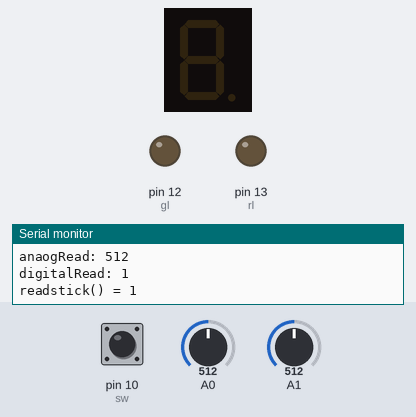
Simulated run of this sketch. Board: Arduino Uno, built with avr-gcc and run on an emulated ATmega328P. Shown: 1-digit seven-segment display, output pins drawn as LEDs (lit = HIGH), the last lines printed to the serial monitor. Wiring (inferred from the names in the program): 1-digit 7-segment display, segments lit when HIGH: segments pin 3, pin 2, pin 4, pin 5, pin 6, pin 7, pin 8, pin 9. Inputs (shaded band) come from the test bench; at power-on: pin 10 (sw) HIGH, A0 = 512, A1 = 512. The segment pins are drawn as the display they are named for; pins used as bus, display or sensor lines are not drawn.

Above: at 1.2 s.
1.3 s: pin 10 (sw) pulled LOW for 1 s
At 1.9 s:
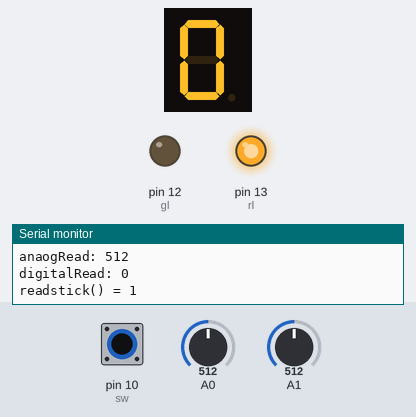
At 2.9 s:
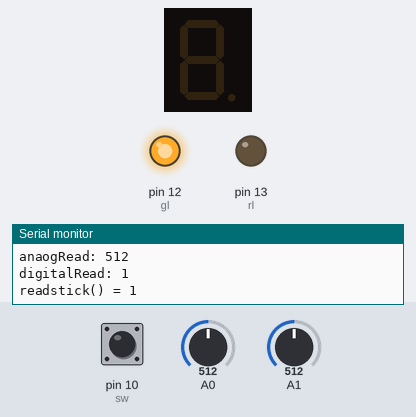
Timing chart, 0 to 9.8 s (numbered marks = the images above; inputs shaded):
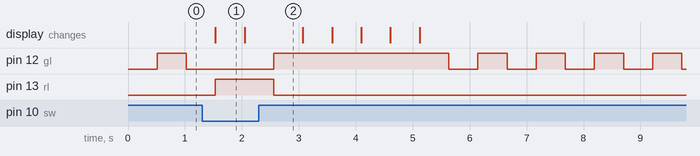

The sketch:

Lab6.ino
```cpp
#include "Timer.h"

int a = 3;
int b = 2;
int c = 4;
int d = 5;
int e = 6;
int f = 7;
int g = 8;
int dp = 9;
int sw = 10;
int gl = 12;
int rl = 13;
int xDirect = 0;
int yDirect = 0;
int motionFlag = 0; // Flag to indicate motion detection
int LEDS[7] {a, b, c, d, e, f, g};
int nums[11][7] {
  {1, 1, 1, 1, 1, 1, 0}, //0
  {0, 1, 1, 0, 0, 0, 0}, //1
  {1, 1, 0, 1, 1, 0, 1}, //2
  {1, 1, 1, 1, 0, 0, 1}, //3
  {0, 1, 1, 0, 0, 1, 1}, //4
  {1, 0, 1, 1, 0, 1, 1}, //5
  {1, 0, 1, 1, 1, 1, 1}, //6
  {1, 1, 1, 0, 0, 0, 0}, //7
  {1, 1, 1, 1, 1, 1, 1}, //8
  {1, 1, 1, 1, 0, 1, 1}, //9
  {0, 0, 0, 0, 0, 0, 0}, //off
};

void outNum(int x) { //outputs number x on the display
  for (int i = 0; i < 7; i++) {
    if (nums[x][i] == 1) {
      digitalWrite(LEDS[i], HIGH);
    }
    else {
      digitalWrite(LEDS[i], LOW);
    }
  }
}
/*
int readStick() { //returns 1 if the joystick was up, 2 if it is down, 0 for anything else
  // you may have to read from A0 instead of A1 depending on how you orient the joystick
  if (analogRead(A1) > 350 || analogRead(A0) > 350) {
    return 1; // down
  }
  else if (analogRead(A1) < 300||analogRead(A0) < 300) {
    return 2; // up
  }
  else {
    return 0;
  }

}
*/
int readStick() {
  // Reading joystick values from both axes
  int x = analogRead(A0);
  int y = analogRead(A1);

  // If joystick moved in any direction, return 1
  if ((x < 300 || x > 360) || (y < 300 || y > 360)) {
    return 1;
  } else {
    return 0;
  }
}

unsigned char cflag = 0; // count flag
unsigned int count = 0;  // display count
unsigned long tcnt = 0; // tick count
unsigned int val = 1; // value to determine speed
enum LightStates { Wait, LightOn, ButtonHold, Countdown, OffCountdown } lightState;
enum LEDStates { LED_Off, LED_Countdown } ledState;

int button(){
  return (!digitalRead(sw));
}

void lightTick() {
  switch (lightState) {
    case Wait:
    Serial.print("WAIT");
    Serial.print("\n");
      if (button() || readStick()> 1) {
        lightState = LightOn;
        tcnt = 9;
      }
      break;

    case LightOn:
      Serial.print("LIGHT ON ");
      Serial.print("\n");
      outNum(10); // clear LED
      if (button()) {
        lightState = ButtonHold;
      } else if (tcnt == 0) {
        lightState = Wait;
      }
      break;

    case ButtonHold:
    Serial.print("BUTTON HOLD ");
    Serial.print("\n");
      if (!button()) {
        lightState = OffCountdown;
        tcnt = 5;
      }
      break;

    case Countdown:
    Serial.print("COUNTDOWN ");
    Serial.print("\n");
      if (!button() && tcnt == 0) {
        lightState = Wait;
      }
      break;

    case OffCountdown:
    Serial.print("OFFCOUNTDOWN ");
    Serial.print("\n");
      if (tcnt == 0) {
        lightState = Wait;
      }
      break;

    default:
      lightState = Wait;
      break;
  }

  switch (lightState) {
    case Wait:
      outNum(10);
      digitalWrite(rl, LOW); // room light off
      digitalWrite(gl, cflag ? HIGH : LOW); //indicator light blinking
      cflag = !cflag; // LED of
      tcnt = 0; // reset counter
      break;

    case LightOn:
      digitalWrite(rl, HIGH); // room light on
      digitalWrite(gl, LOW);//indicator light off
      cflag = 1; // LED on
      //tcnt = 9; // start counter at 9
      break;

    case ButtonHold:
      digitalWrite(rl, HIGH); // room light on
      digitalWrite(gl, LOW); // indicator light off
      cflag = 0; // LED off
      break;

    case Countdown:
      digitalWrite(rl, HIGH);//room light on
      digitalWrite(gl, LOW); //indicator light off
      cflag = 1;
      break;
    case OffCountdown:
      digitalWrite(rl, LOW); // room light off
      digitalWrite(gl, HIGH); // indicator light on
      cflag = 1; // LED on
      break;
  }
}

void ledTick() {
  switch (ledState) {
    case LED_Off:
    Serial.print("LED_OFF");
    Serial.print("\n");
      if (cflag) {
        ledState = LED_Countdown;
      }
      break;

    case LED_Countdown:
    Serial.print("LED_COUNTDOWN");
    Serial.print("\n");
      if (!cflag) {
        ledState = LED_Off;
      }
      break;

    default:
      ledState = LED_Off;
      break;
  }

  switch (ledState) {
    case LED_Off:
      outNum(10); // clear LED
      break;

    case LED_Countdown:
      outNum(tcnt);//display light
      Serial.print("tcnt: ");
      Serial.print(tcnt);
      Serial.print(" ");
      if (tcnt > 0) {//decrementing
        tcnt--;
      }
      break;
  }
}


void setup() {
  // put your setup code here, to run once:
  pinMode(a, OUTPUT);
  pinMode(b, OUTPUT);
  pinMode(c, OUTPUT);
  pinMode(d, OUTPUT);
  pinMode(e, OUTPUT);
  pinMode(f, OUTPUT);
  pinMode(g, OUTPUT);
  pinMode(dp, OUTPUT);
  pinMode(sw, INPUT_PULLUP);
  pinMode(gl, OUTPUT);
  pinMode(rl, OUTPUT);
  TimerSet(500);
  TimerOn();
  Serial.begin(9600);
}

void loop() {
  // put your main code here, to run repeatedly:
  ledTick();
  lightTick();
  digitalRead(sw);
  analogRead(A1);
  analogRead(A0);
  Serial.print("anaogRead: ");
  Serial.print(analogRead(A1));
  Serial.print("\n");
  Serial.print("anaogRead: ");
  Serial.print(analogRead(A0));
  Serial.print("\n");
  Serial.print("digitalRead: ");
  Serial.print(digitalRead(sw));
  Serial.print("\n");
  Serial.print("readstick() = ");
  Serial.print(readStick());
  Serial.print("\n");

  while (!TimerFlag){}  // Wait for BL's period
  TimerFlag = 0;
}
```

Timer.h
```cpp
// Permission to copy is granted provided that this header remains intact.
// This software is provided with no warranties.

////////////////////////////////////////////////////////////////////////////////

#ifndef Timer
#define Timer

#include "Arduino.h"

volatile unsigned char TimerFlag = 0; // TimerISR() sets this to 1. C programmer should clear to 0.

// Internal variables for mapping AVR's ISR to our cleaner TimerISR model.
unsigned long _avr_timer_M = 1; // Start count from here, down to 0. Default 1ms
unsigned long _avr_timer_cntcurr = 0; // Current internal count of 1ms ticks

// Set TimerISR() to tick every M ms
void TimerSet(unsigned long M) {
	_avr_timer_M = M;
	_avr_timer_cntcurr = _avr_timer_M;
}

void TimerOn() {
	// AVR timer/counter controller register TCCR1
  TCCR1B 	= 0x0B;	// bit3 = 1: CTC mode (clear timer on compare)
					// bit2bit1bit0=011: prescaler /64
					// 00001011: 0x0B
					// SO, 16 MHz clock or 16,000,000 /64 = 250,000 ticks/s
					// Thus, TCNT1 register will count at 250,000 ticks/s
          // FOR MICROSECONDS:
          // bit3 = 1: CTC mode (clear timer on compare)
					// bit2bit1bit0=010: prescaler /64
					// 00001011: 0x0A
					// SO, 16 MHz clock or 16,000,000 /8 = 2,000,000 ticks/s
					// Thus, TCNT1 register will count at 2,000,000 ticks/s

	// AVR output compare register OCR1A.
	OCR1A 	= 250;	// Timer interrupt will be generated when TCNT1==OCR1A
					// We want a 1 ms tick. 0.001 s * 250,000 ticks/s = 250
					// So when TCNT1 register equals 250,
					// 1 ms has passed. Thus, we compare to 250.
					// AVR timer interrupt mask register
          // FOR MICROSECONDS:
          // Timer interrupt will be generated when TCNT1==OCR1A
					// We want a 1 us tick. 0.000001 s * 2,000,000 ticks/s = 2
					// So when TCNT1 register equals 2,
					// 1 us has passed. Thus, we compare to 2.
					// AVR timer interrupt mask register

	TIMSK1 	= 0x02; // bit1: OCIE1A -- enables compare match interrupt

	//Initialize avr counter
	TCNT1 = 0;

	// TimerISR will be called every _avr_timer_cntcurr milliseconds
	_avr_timer_cntcurr = _avr_timer_M;

	//Enable global interrupts
	SREG |= 0x80;	// 0x80: 1000000
}

void TimerOff() {
	TCCR1B 	= 0x00; // bit3bit2bit1bit0=0000: timer off
}

void TimerISR() {
	TimerFlag = 1;
}

// In our approach, the C programmer does not touch this ISR, but rather TimerISR()
ISR(TIMER1_COMPA_vect)
{
	// CPU automatically calls when TCNT0 == OCR0 (every 1 ms per TimerOn settings)
	_avr_timer_cntcurr--; 			// Count down to 0 rather than up to TOP
	if (_avr_timer_cntcurr == 0) { 	// results in a more efficient compare
		TimerISR(); 				// Call the ISR that the user uses
		_avr_timer_cntcurr = _avr_timer_M;
	}
}

#endif //Timer
```

Measured:
- after the input at 1.3 s, pin 13 (rl): LOW → HIGH after 0.24 s, → LOW 1.0 s later; the display: changes after 0.24 s (image 1)
- by itself, pin 12 (gl): repeats every 1.0 s: LOW 0.51 s, HIGH 0.51 s
- what the display in image 1 shows lasts 0.5 s, from 1.5 s to 2.0 s
